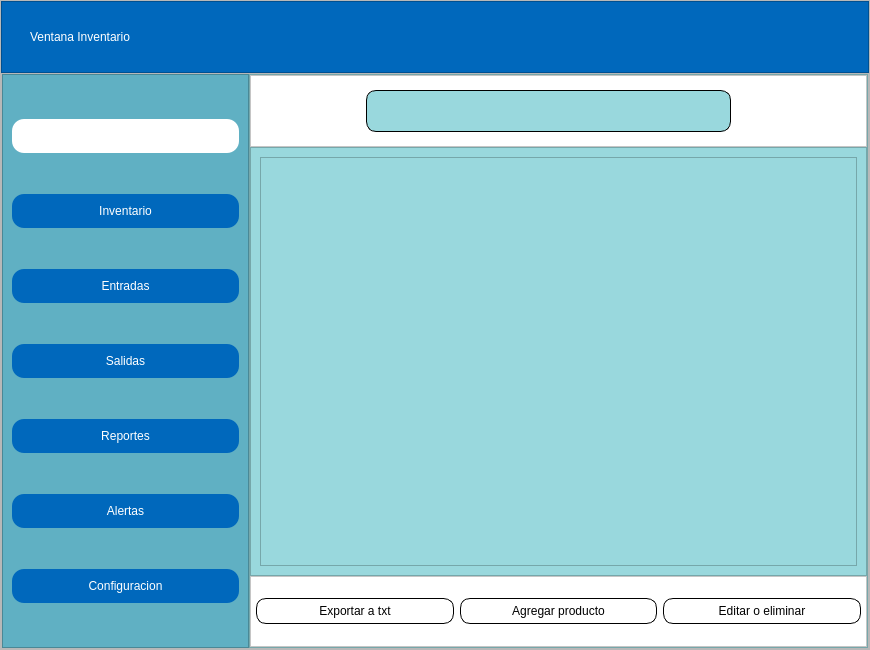
<?xml version="1.0" encoding="UTF-8"?>
<ui version="4.0">
 <class>Form</class>
 <widget class="QWidget" name="Form">
  <property name="geometry">
   <rect>
    <x>0</x>
    <y>0</y>
    <width>870</width>
    <height>650</height>
   </rect>
  </property>
  <property name="windowTitle">
   <string>Form</string>
  </property>
  <layout class="QVBoxLayout" name="verticalLayout">
   <property name="spacing">
    <number>0</number>
   </property>
   <property name="leftMargin">
    <number>0</number>
   </property>
   <property name="topMargin">
    <number>0</number>
   </property>
   <property name="rightMargin">
    <number>0</number>
   </property>
   <property name="bottomMargin">
    <number>0</number>
   </property>
   <item>
    <widget class="QFrame" name="frame">
     <property name="frameShape">
      <enum>QFrame::StyledPanel</enum>
     </property>
     <property name="frameShadow">
      <enum>QFrame::Raised</enum>
     </property>
     <layout class="QVBoxLayout" name="verticalLayout_2" stretch="1,8">
      <property name="spacing">
       <number>0</number>
      </property>
      <property name="leftMargin">
       <number>0</number>
      </property>
      <property name="topMargin">
       <number>0</number>
      </property>
      <property name="rightMargin">
       <number>0</number>
      </property>
      <property name="bottomMargin">
       <number>0</number>
      </property>
      <item>
       <widget class="QFrame" name="frame_superior">
        <property name="styleSheet">
         <string notr="true">QFrame{
	background-color: #0068BC;
}

QLabel {
	color: #FFFFFF;
    border: none;
    padding: 5px;
	font: 20pt &quot;Swis721 BlkCn BT&quot;;
}

QPushButton {
	background-color: transparent;
    color: #FFFFFF;
    border: none;
    padding: 5px;
}
QPushButton:hover { 
	background-color:#5DADE2; 
	
}
</string>
        </property>
        <property name="frameShape">
         <enum>QFrame::StyledPanel</enum>
        </property>
        <property name="frameShadow">
         <enum>QFrame::Raised</enum>
        </property>
        <layout class="QHBoxLayout" name="horizontalLayout">
         <property name="spacing">
          <number>0</number>
         </property>
         <property name="leftMargin">
          <number>0</number>
         </property>
         <property name="topMargin">
          <number>0</number>
         </property>
         <property name="rightMargin">
          <number>0</number>
         </property>
         <property name="bottomMargin">
          <number>0</number>
         </property>
         <item>
          <spacer name="horizontalSpacer_2">
           <property name="orientation">
            <enum>Qt::Horizontal</enum>
           </property>
           <property name="sizeType">
            <enum>QSizePolicy::Preferred</enum>
           </property>
           <property name="sizeHint" stdset="0">
            <size>
             <width>20</width>
             <height>20</height>
            </size>
           </property>
          </spacer>
         </item>
         <item>
          <widget class="QLabel" name="label">
           <property name="text">
            <string>Ventana Inventario</string>
           </property>
          </widget>
         </item>
         <item>
          <spacer name="horizontalSpacer">
           <property name="orientation">
            <enum>Qt::Horizontal</enum>
           </property>
           <property name="sizeHint" stdset="0">
            <size>
             <width>365</width>
             <height>20</height>
            </size>
           </property>
          </spacer>
         </item>
         <item>
          <widget class="QPushButton" name="btn_minimizar">
           <property name="text">
            <string/>
           </property>
           <property name="icon">
            <iconset>
             <normaloff>../models/minimizar.svg</normaloff>../models/minimizar.svg</iconset>
           </property>
           <property name="iconSize">
            <size>
             <width>40</width>
             <height>40</height>
            </size>
           </property>
          </widget>
         </item>
         <item>
          <widget class="QPushButton" name="btn_achicar">
           <property name="text">
            <string/>
           </property>
           <property name="icon">
            <iconset>
             <normaloff>../models/hacerchico.svg</normaloff>../models/hacerchico.svg</iconset>
           </property>
           <property name="iconSize">
            <size>
             <width>40</width>
             <height>40</height>
            </size>
           </property>
          </widget>
         </item>
         <item>
          <widget class="QPushButton" name="btn_agrandar">
           <property name="text">
            <string/>
           </property>
           <property name="icon">
            <iconset>
             <normaloff>../models/hacergrande.svg</normaloff>../models/hacergrande.svg</iconset>
           </property>
           <property name="iconSize">
            <size>
             <width>40</width>
             <height>40</height>
            </size>
           </property>
          </widget>
         </item>
         <item>
          <widget class="QPushButton" name="btn_cerrar">
           <property name="text">
            <string/>
           </property>
           <property name="icon">
            <iconset>
             <normaloff>../models/cerrar.svg</normaloff>../models/cerrar.svg</iconset>
           </property>
           <property name="iconSize">
            <size>
             <width>40</width>
             <height>40</height>
            </size>
           </property>
          </widget>
         </item>
         <item>
          <spacer name="horizontalSpacer_3">
           <property name="orientation">
            <enum>Qt::Horizontal</enum>
           </property>
           <property name="sizeType">
            <enum>QSizePolicy::Preferred</enum>
           </property>
           <property name="sizeHint" stdset="0">
            <size>
             <width>20</width>
             <height>20</height>
            </size>
           </property>
          </spacer>
         </item>
        </layout>
       </widget>
      </item>
      <item>
       <widget class="QFrame" name="frame_cuerpo">
        <property name="frameShape">
         <enum>QFrame::StyledPanel</enum>
        </property>
        <property name="frameShadow">
         <enum>QFrame::Raised</enum>
        </property>
        <layout class="QHBoxLayout" name="horizontalLayout_2" stretch="2,5">
         <property name="spacing">
          <number>0</number>
         </property>
         <property name="leftMargin">
          <number>0</number>
         </property>
         <property name="topMargin">
          <number>0</number>
         </property>
         <property name="rightMargin">
          <number>0</number>
         </property>
         <property name="bottomMargin">
          <number>0</number>
         </property>
         <item>
          <widget class="QFrame" name="frame_barra">
           <property name="maximumSize">
            <size>
             <width>300</width>
             <height>16777215</height>
            </size>
           </property>
           <property name="styleSheet">
            <string notr="true">QFrame {
	background-color: #60B0C3
}
QPushButton{
	background-color: #0068BC;       
    color: #FFFFFF;                    /* Texto blanco */
    border: none;                    /* Sin borde de línea */
    border-radius: 12px;             /* Bordes redondeados */
    padding: 10px 20px;              /* Relleno interno */
    font: bold 12pt &quot;Arial&quot;; 
}
QPushButton#btn_resumen{
background-color: #ffffff
}
QPushButton#btn_resumen:hover{
background-color: #5DADE2;
}
QPushButton:hover {
    background-color: #5DADE2;       /* Color cuando el mouse pasa encima */
}
</string>
           </property>
           <property name="frameShape">
            <enum>QFrame::StyledPanel</enum>
           </property>
           <property name="frameShadow">
            <enum>QFrame::Raised</enum>
           </property>
           <layout class="QVBoxLayout" name="verticalLayout_3">
            <item>
             <widget class="QPushButton" name="btn_resumen">
              <property name="text">
               <string/>
              </property>
              <property name="icon">
               <iconset>
                <normaloff>../models/logoIMSreduce.png</normaloff>../models/logoIMSreduce.png</iconset>
              </property>
              <property name="iconSize">
               <size>
                <width>120</width>
                <height>120</height>
               </size>
              </property>
             </widget>
            </item>
            <item>
             <widget class="QPushButton" name="btn_inventario">
              <property name="text">
               <string>Inventario</string>
              </property>
              <property name="icon">
               <iconset>
                <normaloff>../models/inventario.svg</normaloff>../models/inventario.svg</iconset>
              </property>
              <property name="iconSize">
               <size>
                <width>30</width>
                <height>30</height>
               </size>
              </property>
             </widget>
            </item>
            <item>
             <widget class="QPushButton" name="btn_entradas">
              <property name="text">
               <string>Entradas</string>
              </property>
              <property name="icon">
               <iconset>
                <normaloff>../models/entrada.svg</normaloff>../models/entrada.svg</iconset>
              </property>
              <property name="iconSize">
               <size>
                <width>30</width>
                <height>30</height>
               </size>
              </property>
             </widget>
            </item>
            <item>
             <widget class="QPushButton" name="btn_salidas">
              <property name="text">
               <string>Salidas</string>
              </property>
              <property name="icon">
               <iconset>
                <normaloff>../models/salida.svg</normaloff>../models/salida.svg</iconset>
              </property>
              <property name="iconSize">
               <size>
                <width>30</width>
                <height>30</height>
               </size>
              </property>
             </widget>
            </item>
            <item>
             <widget class="QPushButton" name="btn_reportes">
              <property name="text">
               <string>Reportes</string>
              </property>
              <property name="icon">
               <iconset>
                <normaloff>../models/reportes.svg</normaloff>../models/reportes.svg</iconset>
              </property>
              <property name="iconSize">
               <size>
                <width>30</width>
                <height>30</height>
               </size>
              </property>
             </widget>
            </item>
            <item>
             <widget class="QPushButton" name="btn_alertas">
              <property name="text">
               <string>Alertas</string>
              </property>
              <property name="icon">
               <iconset>
                <normaloff>../models/alertas.svg</normaloff>../models/alertas.svg</iconset>
              </property>
              <property name="iconSize">
               <size>
                <width>30</width>
                <height>30</height>
               </size>
              </property>
             </widget>
            </item>
            <item>
             <widget class="QPushButton" name="btn_configuracion">
              <property name="text">
               <string>Configuracion</string>
              </property>
              <property name="icon">
               <iconset>
                <normaloff>../models/configuracion.svg</normaloff>../models/configuracion.svg</iconset>
              </property>
              <property name="iconSize">
               <size>
                <width>30</width>
                <height>30</height>
               </size>
              </property>
             </widget>
            </item>
           </layout>
          </widget>
         </item>
         <item>
          <widget class="QFrame" name="frame_contenido">
           <property name="styleSheet">
            <string notr="true">background-color: #99D8DD</string>
           </property>
           <property name="frameShape">
            <enum>QFrame::StyledPanel</enum>
           </property>
           <property name="frameShadow">
            <enum>QFrame::Raised</enum>
           </property>
           <layout class="QVBoxLayout" name="verticalLayout_4" stretch="1,6,1">
            <property name="spacing">
             <number>0</number>
            </property>
            <property name="leftMargin">
             <number>0</number>
            </property>
            <property name="topMargin">
             <number>0</number>
            </property>
            <property name="rightMargin">
             <number>0</number>
            </property>
            <property name="bottomMargin">
             <number>0</number>
            </property>
            <item>
             <widget class="QFrame" name="frame_busqueda">
              <property name="styleSheet">
               <string notr="true">QFrame{
	background-color: #ffffff
}
QPushButton {
	background-color: transparent;
    color: #FFFFFF;
    border: none;
    padding: 5px;
}
QPushButton:hover { 
	background-color:#5DADE2; 
	min-width: 60px;
    min-height: 60px;
    border-radius: 30px; 
}
QLineEdit{
	border: 1px solid #000000;
	border-radius:10px;
	height:40px;
	font: 20pt &quot;Swis721 BlkCn BT&quot;;
}</string>
              </property>
              <property name="frameShape">
               <enum>QFrame::StyledPanel</enum>
              </property>
              <property name="frameShadow">
               <enum>QFrame::Raised</enum>
              </property>
              <layout class="QHBoxLayout" name="horizontalLayout_3">
               <item>
                <widget class="QPushButton" name="bt_ocultar">
                 <property name="text">
                  <string/>
                 </property>
                 <property name="icon">
                  <iconset>
                   <normaloff>../models/izquierda.svg</normaloff>../models/izquierda.svg</iconset>
                 </property>
                 <property name="iconSize">
                  <size>
                   <width>50</width>
                   <height>50</height>
                  </size>
                 </property>
                </widget>
               </item>
               <item>
                <widget class="QPushButton" name="bt_mostrar">
                 <property name="text">
                  <string/>
                 </property>
                 <property name="icon">
                  <iconset>
                   <normaloff>../models/derecha.svg</normaloff>../models/derecha.svg</iconset>
                 </property>
                 <property name="iconSize">
                  <size>
                   <width>50</width>
                   <height>50</height>
                  </size>
                 </property>
                </widget>
               </item>
               <item>
                <spacer name="horizontalSpacer_5">
                 <property name="orientation">
                  <enum>Qt::Horizontal</enum>
                 </property>
                 <property name="sizeType">
                  <enum>QSizePolicy::Preferred</enum>
                 </property>
                 <property name="sizeHint" stdset="0">
                  <size>
                   <width>10</width>
                   <height>20</height>
                  </size>
                 </property>
                </spacer>
               </item>
               <item>
                <widget class="QLineEdit" name="Linedit_busqueda">
                 <property name="inputMask">
                  <string/>
                 </property>
                 <property name="text">
                  <string/>
                 </property>
                </widget>
               </item>
               <item>
                <widget class="QPushButton" name="btn_busqueda">
                 <property name="text">
                  <string/>
                 </property>
                 <property name="icon">
                  <iconset>
                   <normaloff>../models/buscar.svg</normaloff>../models/buscar.svg</iconset>
                 </property>
                 <property name="iconSize">
                  <size>
                   <width>50</width>
                   <height>50</height>
                  </size>
                 </property>
                </widget>
               </item>
               <item>
                <spacer name="horizontalSpacer_4">
                 <property name="orientation">
                  <enum>Qt::Horizontal</enum>
                 </property>
                 <property name="sizeType">
                  <enum>QSizePolicy::Preferred</enum>
                 </property>
                 <property name="sizeHint" stdset="0">
                  <size>
                   <width>30</width>
                   <height>20</height>
                  </size>
                 </property>
                </spacer>
               </item>
               <item>
                <widget class="QPushButton" name="btn_filtrar">
                 <property name="text">
                  <string/>
                 </property>
                 <property name="icon">
                  <iconset>
                   <normaloff>../models/filtrar.svg</normaloff>../models/filtrar.svg</iconset>
                 </property>
                 <property name="iconSize">
                  <size>
                   <width>50</width>
                   <height>50</height>
                  </size>
                 </property>
                </widget>
               </item>
              </layout>
             </widget>
            </item>
            <item>
             <widget class="QFrame" name="frame_informacion">
              <property name="frameShape">
               <enum>QFrame::StyledPanel</enum>
              </property>
              <property name="frameShadow">
               <enum>QFrame::Raised</enum>
              </property>
              <layout class="QVBoxLayout" name="verticalLayout_5">
               <item>
                <widget class="QTableView" name="tableInventario"/>
               </item>
              </layout>
             </widget>
            </item>
            <item>
             <widget class="QFrame" name="frame_exportar">
              <property name="styleSheet">
               <string notr="true">QFrame{
	background-color: #ffffff
}
QPushButton {
	background-color: transparent;
    color: #000000;
    padding: 5px;
	font: 16pt &quot;Swis721 BlkCn BT&quot;;
	border: 1px solid #000000;
	border-radius:10px;
}
QPushButton:hover {
    background-color: #5DADE2;       /* Color cuando el mouse pasa encima */
}
QLineEdit{
	border: 1px solid #000000;
	border-radius:10px;
	height:40px;
	font: 20pt &quot;Swis721 BlkCn BT&quot;;
}</string>
              </property>
              <property name="frameShape">
               <enum>QFrame::StyledPanel</enum>
              </property>
              <property name="frameShadow">
               <enum>QFrame::Raised</enum>
              </property>
              <layout class="QHBoxLayout" name="horizontalLayout_4">
               <property name="spacing">
                <number>6</number>
               </property>
               <property name="leftMargin">
                <number>5</number>
               </property>
               <property name="topMargin">
                <number>0</number>
               </property>
               <property name="rightMargin">
                <number>5</number>
               </property>
               <property name="bottomMargin">
                <number>0</number>
               </property>
               <item>
                <widget class="QPushButton" name="btn_exportar">
                 <property name="text">
                  <string>Exportar a txt</string>
                 </property>
                </widget>
               </item>
               <item>
                <widget class="QPushButton" name="btn_agregar">
                 <property name="text">
                  <string>Agregar producto</string>
                 </property>
                </widget>
               </item>
               <item>
                <widget class="QPushButton" name="btn_editareliminar">
                 <property name="text">
                  <string>Editar o eliminar</string>
                 </property>
                </widget>
               </item>
              </layout>
             </widget>
            </item>
           </layout>
          </widget>
         </item>
        </layout>
       </widget>
      </item>
     </layout>
    </widget>
   </item>
  </layout>
 </widget>
 <resources/>
 <connections/>
</ui>
